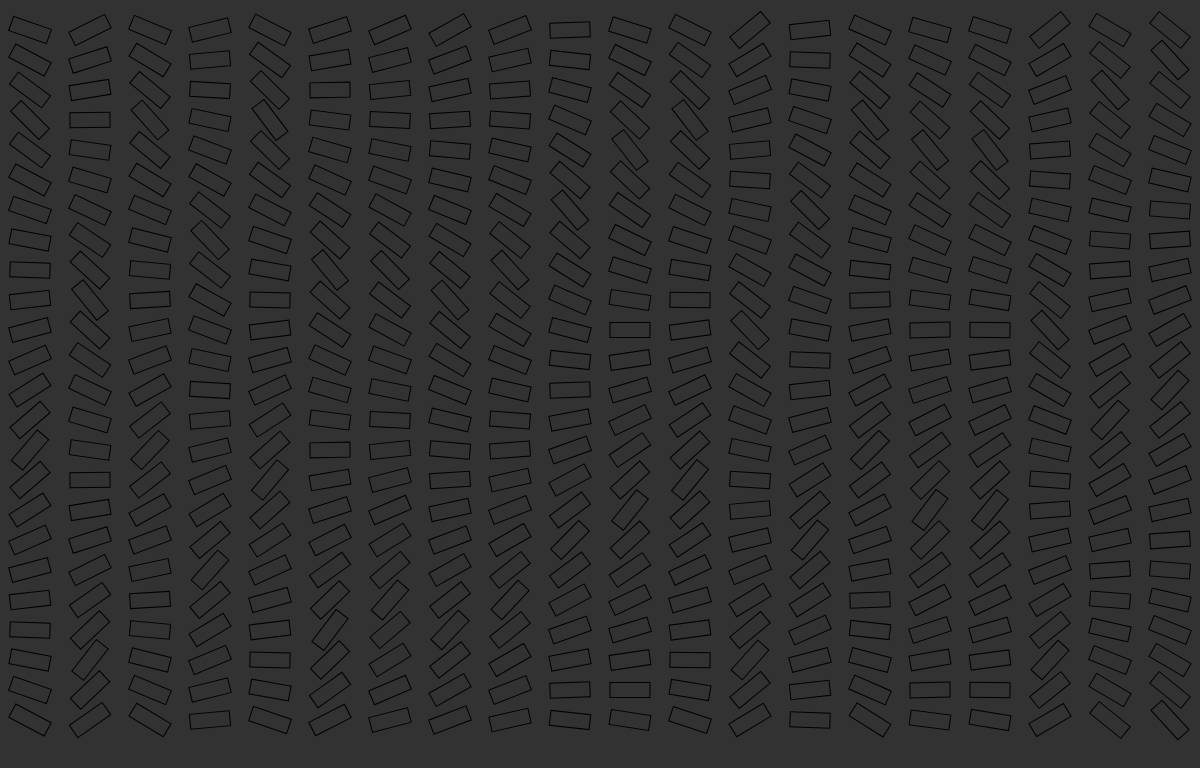
Frame 1 (no input)
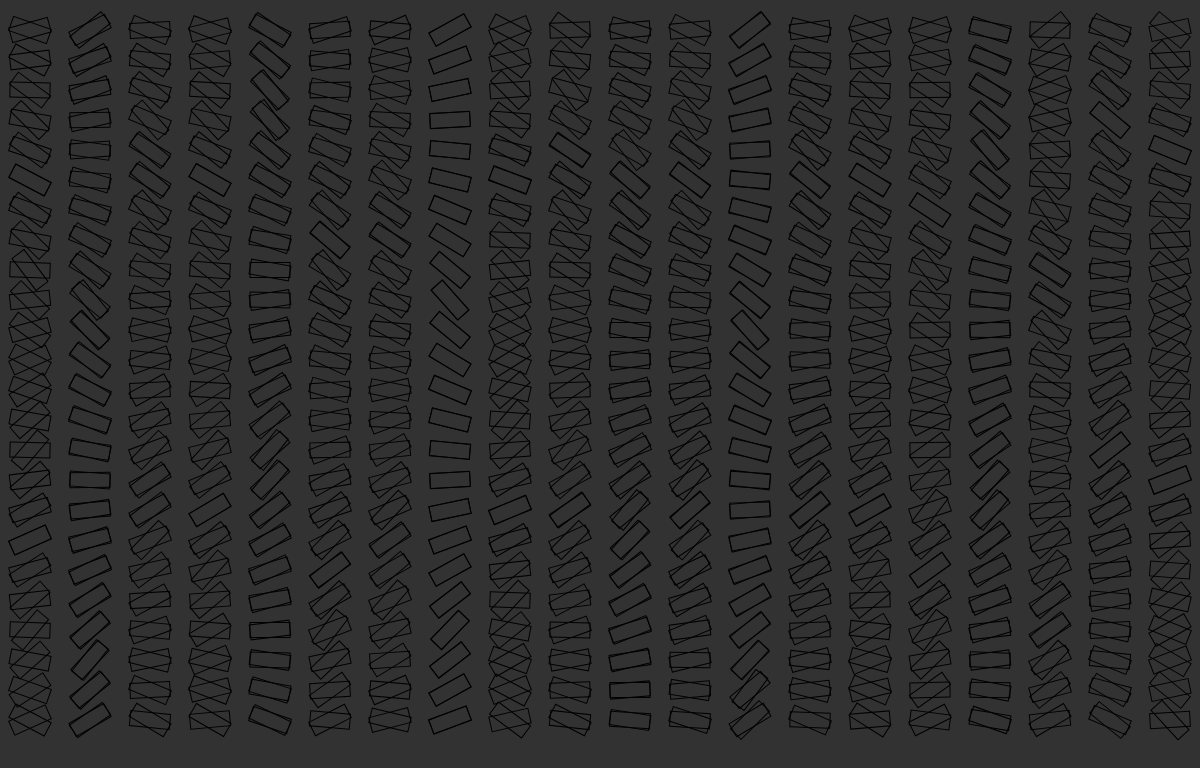
Frame 2 (the mouse pressed at the canvas centre, redrawn once)

The p5.js sketch that drew these frames (run headless with seeded random() and noise() and a simulated clock; the mouse was pressed at the canvas centre and the sketch redrawn once):

// p5.js sketch
// ── sketch.js
var brickWidth = 40;
var brickHeight = 15;
var cols = 20;
var rows = 24;
var columnOffset = 60;
var rowOffset = 30;
var rotationIncrement = 0.15;

function setup() {
  createCanvas(1200, 768);
  background(50);
  smooth();
  noFill();
  stroke(0);
  noLoop();
}

function draw() {
  translate(30, 30);
  for (var i=0; i<cols; i++) {
    push();
    translate(i * columnOffset, 0);
    var r = random(-QUARTER_PI, QUARTER_PI);
    var dir = 1;
    for (var j=0; j<rows; j++) {
      push();
      translate(0, rowOffset * j);
      rotate(r);
      rect(-brickWidth/2, -brickHeight/2, brickWidth, brickHeight);
      pop();
      r += dir * rotationIncrement;
      if (r > QUARTER_PI || r < -QUARTER_PI) dir *= -1;
    }
    pop();
  }
}
